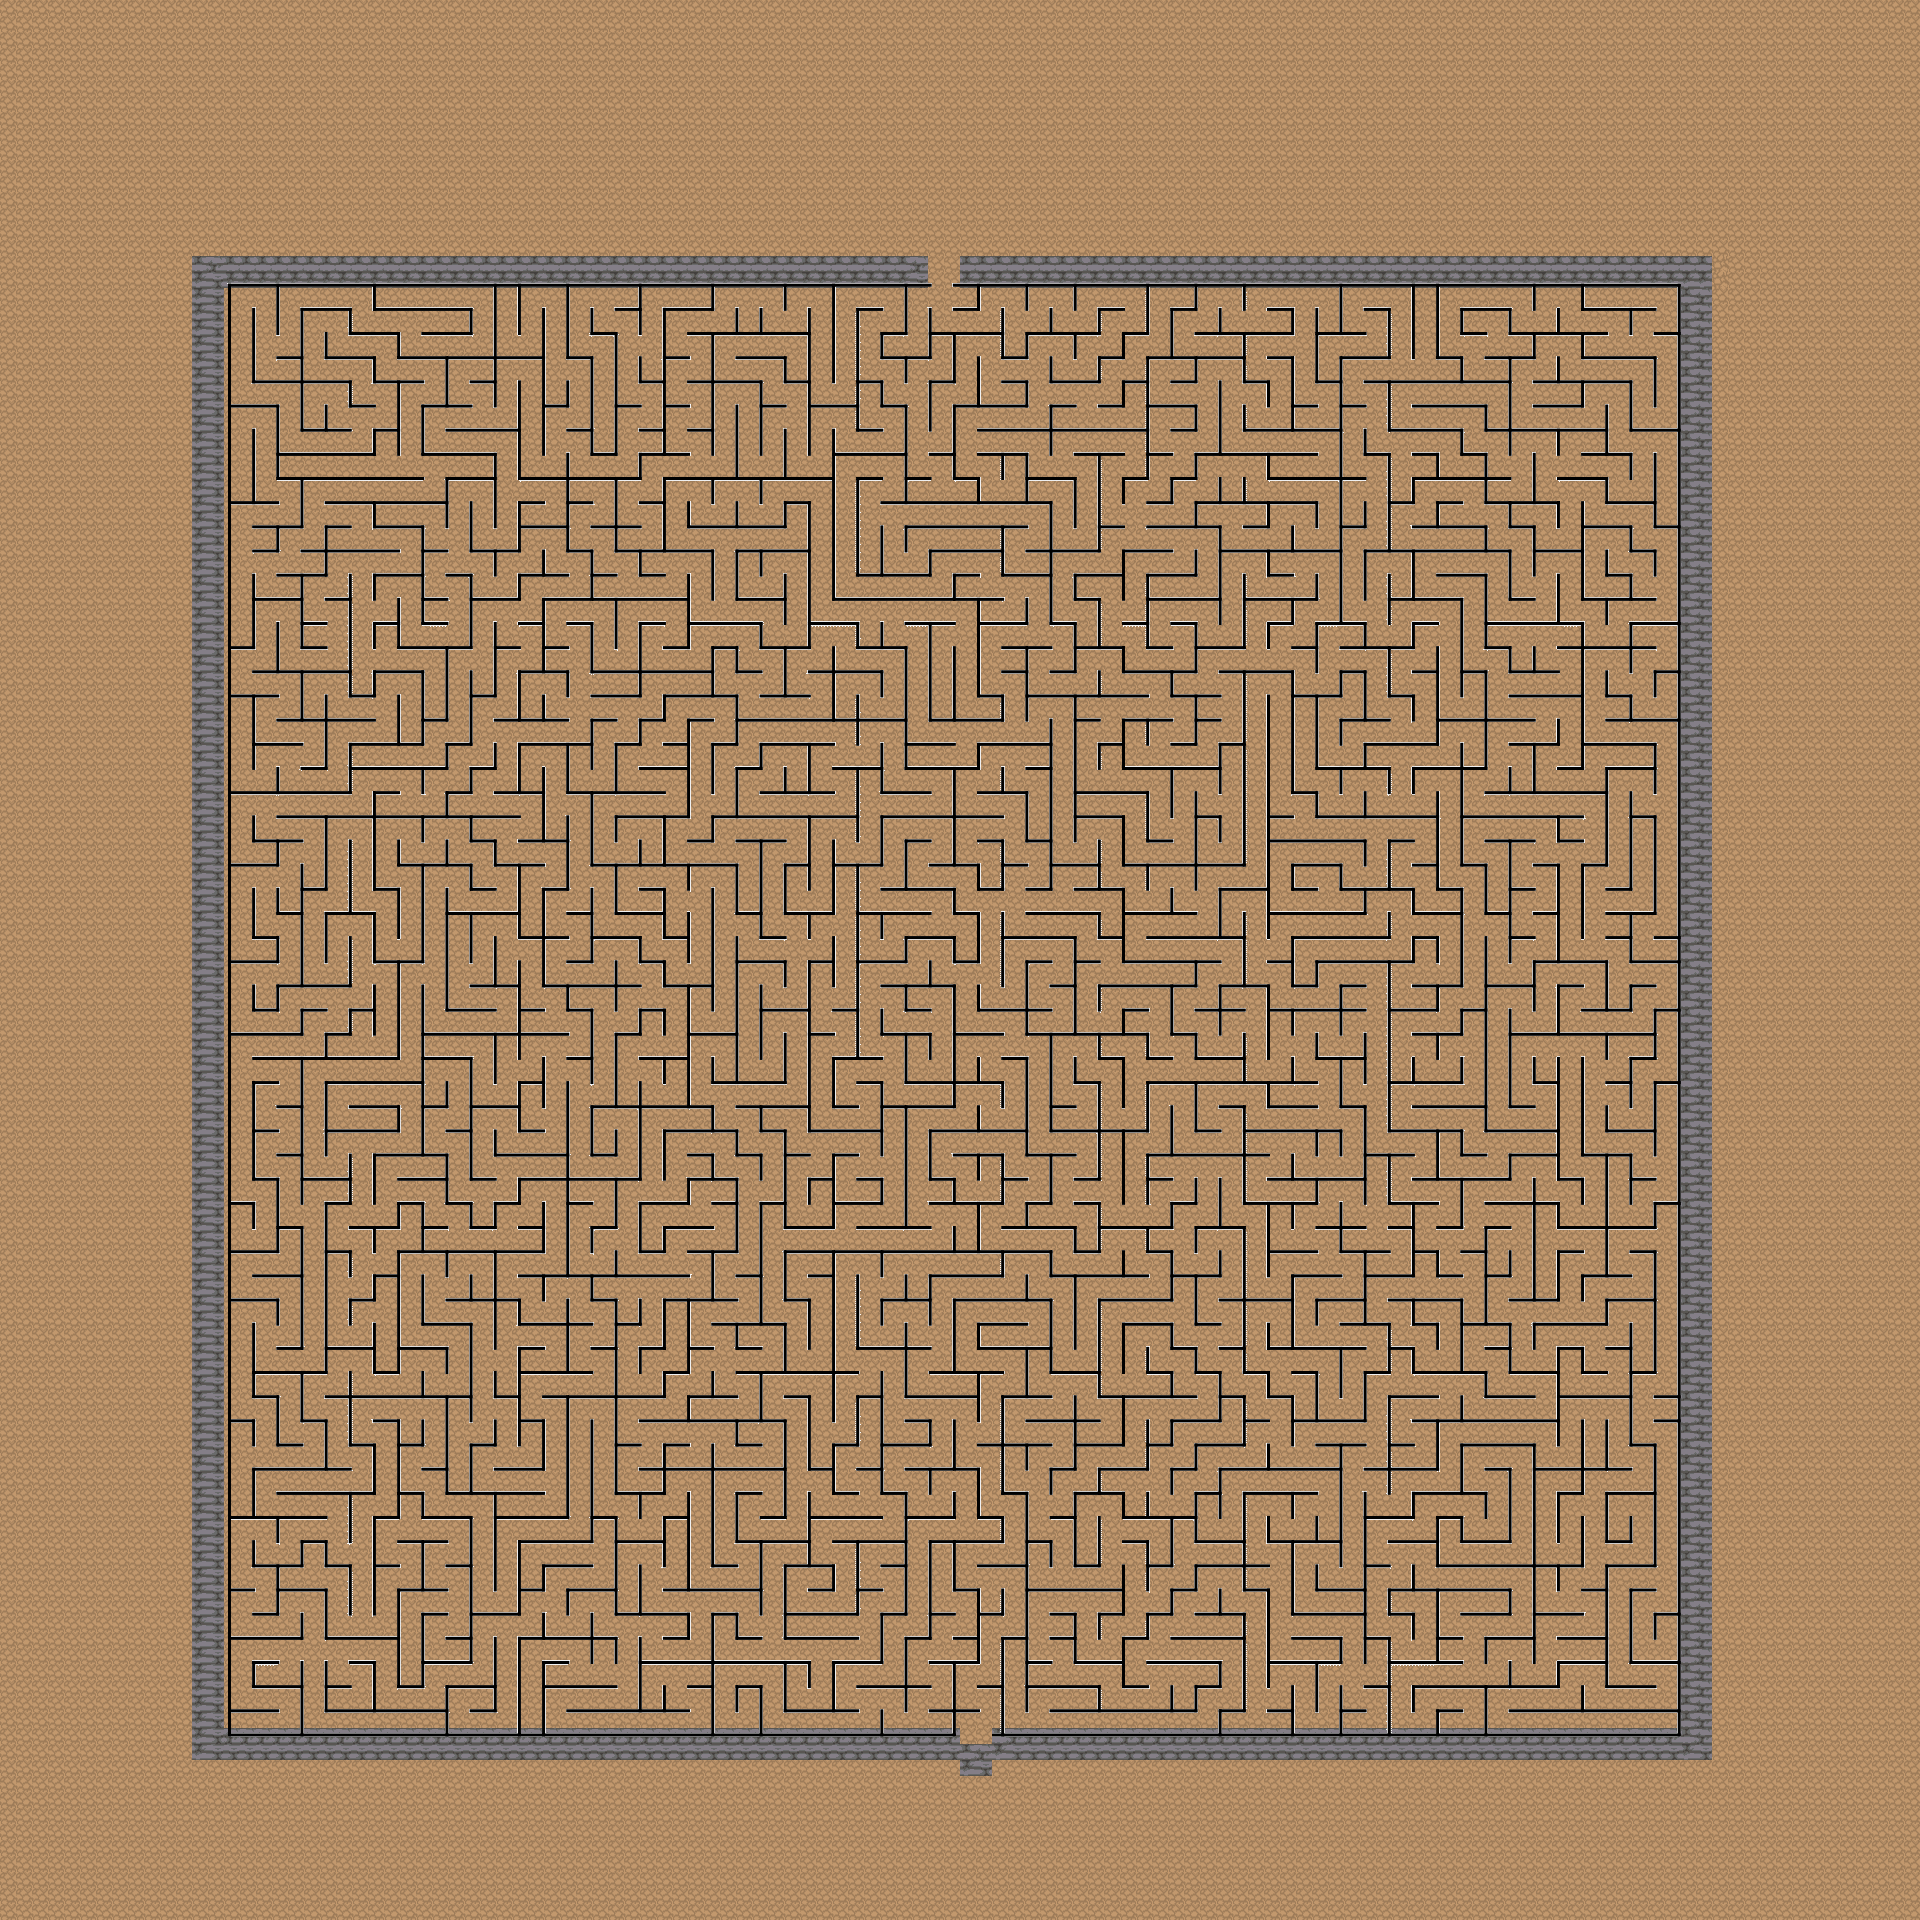

Rendered tile map (Tiled .tmx) drawn with the repository's tilesets; below, a short description and the map source with its tile grids summarised:
An orthogonal 120x120 tile map with 16x16 px tiles, 2 tile layers (floor, walls), 2 tilesets and 4 objects (spawn_lab, collision).

<map version="1.10" tiledversion="1.11.1" orientation="orthogonal" renderorder="right-down" width="120" height="120" tilewidth="16" tileheight="16" infinite="0" nextlayerid="4" nextobjectid="10">
 <tileset firstgid="1" source="map.tsx" />
 <tileset firstgid="15039" source="RPG Nature Tileset.tsx" />
 <layer id="2" name="floor" width="120" height="120">
  <data>[14400 cells, 14400 non-empty, 6 distinct tile ids]</data>
 </layer>
 <objectgroup id="3" name="object">
  <object id="1" name="spawn_lab" x="974" y="1730.5">
   <point />
  </object>
  <object id="2" name="next_lab" type="collision" x="927" y="257.333" width="32" height="28.3333" />
  <object id="4" x="2648" y="1708" />
  <object id="5" x="2512" y="1600" />
 </objectgroup>
 <layer id="1" name="walls" width="120" height="120">
  <data>[14400 cells, 9214 non-empty, 9214 distinct tile ids]</data>
 </layer>
</map>
